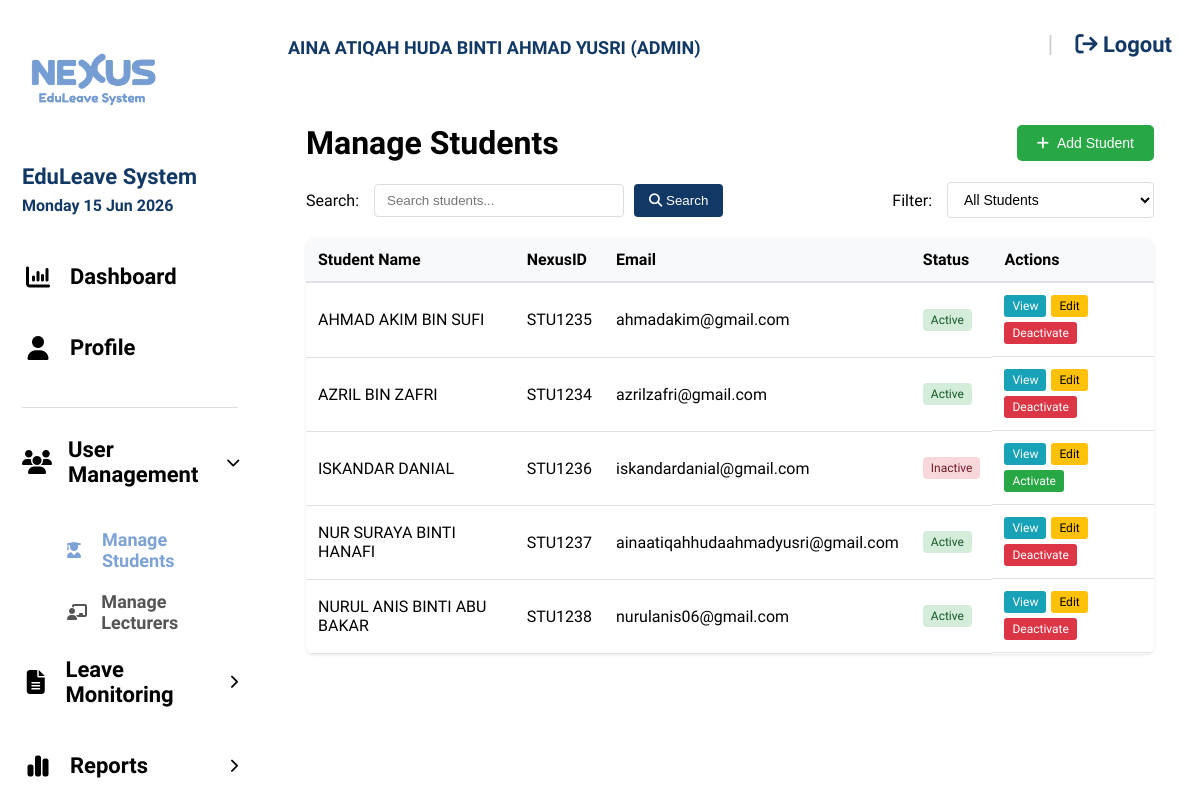
Screenshot of /manage_students.php (signed in) with the database file from the repository.
### tables this page shows
CREATE TABLE `users` (
  `id` int(11) NOT NULL,
  `full_name` varchar(255) NOT NULL,
  `nexus_id` varchar(50) NOT NULL,
  `email` varchar(100) NOT NULL,
  `username` varchar(100) NOT NULL,
  `password` varchar(255) NOT NULL,
  `role` varchar(20) NOT NULL,
  `status` enum('active','inactive') DEFAULT 'active',
  `lecturer_id` int(11) DEFAULT NULL,
  `created_at` timestamp NOT NULL DEFAULT current_timestamp()
);

### manage_students.php (the view, shortened to what this page needs)
<?php
include 'db_config.php';
$user = $_SESSION['user'];
$filter = $_GET['filter'] ?? 'all';
$search = $_GET['search'] ?? '';
$sql = "SELECT * FROM users WHERE role = 'student'";
$sql .= " ORDER BY full_name ASC";
$students = mysqli_query($conn, $sql);
?>
<!DOCTYPE html>
<html lang="en">
<head>
    <link rel="stylesheet" href="style.css">
    <link rel="stylesheet" href="https://cdnjs.cloudflare.com/ajax/libs/font-awesome/6.5.1/css/all.min.css">
</head>
<body class="dashboard-page">
<div class="sidebar">
    <img src="images/logo.png" class="sidebar-logo">
    <div class="sidebar-title">EduLeave System</div>
    <div class="sidebar-date"><?php echo date("l d M Y"); ?></div>
    <nav class="nav-menu">
        <a href="dashboard_admin.php" class="nav-link">
            <i class="fa-solid fa-chart-column nav-fa"></i> Dashboard
        </a>
        <a href="profile_admin.php" class="nav-link">
            <i class="fa-solid fa-user nav-fa"></i> Profile
        </a>
        <div class="sidebar-divider"></div>
        <div class="nav-item has-submenu submenu-open" onclick="toggleSubmenu(this)">
            <div class="nav-link">
                <i class="fa-solid fa-users nav-fa"></i> User Management
                <i class="fa-solid fa-chevron-right chevron"></i>
            </div>
            <div class="submenu">
                <a href="manage_students.php" class="active-sub"><i class="fa-solid fa-user-graduate"></i> Manage Students</a>
                <a href="assign_lecturer.php"><i class="fa-solid fa-chalkboard-user"></i> Manage Lecturers</a>
            </div>
        </div>
        <div class="nav-item has-submenu" onclick="toggleSubmenu(this)">
            <div class="nav-link">
                <i class="fa-solid fa-file-alt nav-fa"></i> Leave Monitoring
                <i class="fa-solid fa-chevron-right chevron"></i>
            </div>
        </div>
        <div class="nav-item has-submenu" onclick="toggleSubmenu(this)">
            <div class="nav-link">
                <i class="fa-solid fa-chart-simple nav-fa"></i> Reports
                <i class="fa-solid fa-chevron-right chevron"></i>
            </div>
        </div>
    </nav>
</div>
<div class="dashboard-main">
    <div class="topbar">
        <div class="topbar-name"><?php echo strtoupper($user['full_name']); ?> (ADMIN)</div>
        <div class="topbar-right">
            <span style="color:#ccc; font-size:24px;">|</span>
            <a href="logout.php" class="logout-link"><i class="fa-solid fa-arrow-right-from-bracket"></i> Logout</a>
        </div>
    </div>
    <div class="dashboard-content">
        <div class="dashboard-card">
            <div class="page-header">
                <h1 style="font-size:32px; margin:0;">Manage Students</h1>
                <button class="add-student-btn" onclick="window.location.href='add_student.php'">
                    <i class="fa-solid fa-plus"></i> Add Student
                </button>
            </div>
            <div class="filter-bar">
                <div class="filter-left">
                    <span>Search:</span>
                    <form method="GET" style="display: flex; gap: 10px;">
                        <input type="text" name="search" class="search-input" placeholder="Search students..." value="<?php echo htmlspecialchars($search); ?>">
                        <button type="submit" class="search-btn"><i class="fa-solid fa-magnifying-glass"></i> Search</button>
                    </form>
                </div>
                <div class="filter-left">
                    <span>Filter:</span>
                    <form method="GET" style="display: flex; gap: 10px;">
                        <select name="filter" class="filter-select" onchange="this.form.submit()">
                            <option value="all" <?php echo $filter == 'all' ? 'selected' : ''; ?>>All Students</option>
                        </select>
                    </form>
                </div>
            </div>
            <table class="students-table">
                <thead>
                    <tr>
                        <th>Student Name</th>
                        <th>NexusID</th>
                        <th>Email</th>
                        <th>Status</th>
                        <th>Actions</th>
                    </tr>
                </thead>
                <tbody>
                <?php if(mysqli_num_rows($students) > 0): ?>
                    <?php while($student = mysqli_fetch_assoc($students)): ?>
                        <tr>
                            <td><?php echo $student['full_name']; ?></td>
                            <td><?php echo $student['nexus_id']; ?></td>
                            <td><?php echo $student['email']; ?></td>
                            <td>
                                <span class="status-badge <?php echo ($student['status'] ?? 'active') == 'active' ? 'status-active' : 'status-inactive'; ?>">
                                    <?php echo ($student['status'] ?? 'active') == 'active' ? 'Active' : 'Inactive'; ?>
                                </span>
                            </td>
                            <td class="action-buttons">
                                <a href="student_details.php?id=<?php echo $student['id']; ?>" class="action-btn view-btn">View</a>
                                <a href="edit_student.php?id=<?php echo $student['id']; ?>" class="action-btn edit-btn">Edit</a>
                                <?php if(($student['status'] ?? 'active') == 'active'): ?>
                                    <a href="deactivate_student.php?id=<?php echo $student['id']; ?>&action=deactivate" class="action-btn deactivate-btn" onclick="return confirm('Deactivate this account?')">Deactivate</a>
                                <?php else: ?>
                                    <a href="deactivate_student.php?id=<?php echo $student['id']; ?>&action=activate" class="action-btn activate-btn" onclick="return confirm('Activate this account?')">Activate</a>
                                <?php endif; ?>
                            </td>
                        </tr>
                    <?php endwhile; ?>
                <?php else: ?>
                    <tr>
                        <td colspan="5" style="text-align:center; padding:40px;">No students found.赶
                    </tr>
                <?php endif; ?>
                </tbody>
            </table>
        </div>
    </div>
</div>
</body>
</html>

### style.css (style rules this page uses)
* { box-sizing: border-box; }
body { margin: 0; min-height: 100vh; font-family: 'Baloo 2', cursive; background: url("images/background.jpg") center/cover no-repeat fixed; }
.dashboard-page { margin: 0; display: flex; height: 100vh; }
.sidebar { width: 260px; background: white; padding: 18px 22px; display: flex; flex-direction: column; height: 100vh; overflow-y: auto; flex-shrink: 0; }
.sidebar-logo { width: 140px; margin-bottom: 8px; }
.sidebar-title { font-size: 24px; font-weight: 800; color: #123966; line-height: 1; }
.sidebar-date { font-size: 18px; font-weight: 700; color: #123966; margin-top: 8px; margin-bottom: 35px; }
.nav-link { display: flex; align-items: center; gap: 18px; text-decoration: none; color: black; font-size: 20px; font-weight: 800; margin-bottom: 18px; }
.nav-fa { width: 30px; text-align: center; font-size: 28px; }
.dashboard-main { flex: 1; display: flex; flex-direction: column; }
.topbar { height: 88px; background: white; display: flex; align-items: center; justify-content: space-between; padding: 0 28px; flex-shrink: 0; }
.topbar-name { color: #123966; font-size: 18px; font-weight: 800; }
.topbar-right { display: flex; align-items: center; gap: 22px; }
.logout-link { color: #123966; text-decoration: none; font-size: 18px; font-weight: 700; }
.dashboard-content { padding: 22px 28px; overflow: hidden; }
.dashboard-card { background: rgba(255,255,255,0.92); border-radius: 10px; padding: 18px; height: calc(100vh - 120px); overflow: hidden; }
.topbar-name { color: #123966; font-size: 18px; font-weight: 800; line-height: 1.2; padding-top: 8px; }
.dashboard-content { padding: 18px 28px; overflow-y: auto; }
.dashboard-card { height: auto; min-height: calc(100vh - 130px); overflow: visible; }
.nav-menu { display:flex; flex-direction:column; }
.nav-link { display:flex; align-items:center; gap:16px; padding:14px 0; text-decoration:none; color:black; font-size:22px; font-weight:700; }
.nav-fa { width:28px; text-align:center; }
.status-badge { padding: 4px 10px; border-radius: 20px; font-size: 12px; font-weight: 600; display: inline-block; }
.status-active { background: #d4edda; color: #155724; }
.status-inactive { background: #f8d7da; color: #721c24; }
.active-sub { color: #7da2d6 !important; font-weight: bold; }
.nav-menu { display: flex; flex-direction: column; }
.nav-link { display: flex; align-items: center; gap: 16px; padding: 14px 0; text-decoration: none; color: black; font-size: 22px; font-weight: 700; }
.nav-fa { width: 32px; text-align: center; font-size: 24px; }
.submenu { margin-left: 45px; display: none; flex-direction: column; }
.submenu a { padding: 10px 0; font-size: 18px; font-weight: 600; color: #555; text-decoration: none; display: flex; align-items: center; gap: 12px; }
.submenu i { width: 24px; font-size: 16px; }
.nav-item.submenu-open .submenu { display: flex; }
.chevron { margin-left: auto; font-size: 14px; transition: transform 0.3s; }
.nav-item.submenu-open .chevron { transform: rotate(90deg); }
.sidebar-divider { height: 1px; background: #ddd; margin: 15px 0; }

### rows the page displays
users: full_name "AHMAD AKIM BIN SUFI", nexus "STU1235", email "ahmadakim@gmail.com", status "Active"
users: full_name "AZRIL BIN ZAFRI", nexus "STU1234", email "azrilzafri@gmail.com", status "Active"
users: full_name "ISKANDAR DANIAL", nexus "STU1236", email "iskandardanial@gmail.com", status "Inactive"
users: full_name "NUR SURAYA BINTI HANAFI", nexus "STU1237", email "ainaatiqahhudaahmadyusri@gmail.com", status "Active"
users: full_name "NURUL ANIS BINTI ABU BAKAR", nexus "STU1238", email "nurulanis06@gmail.com", status "Active"

### other values shown
$user['full_name'] "AINA ATIQAH HUDA BINTI AHMAD YUSRI"
